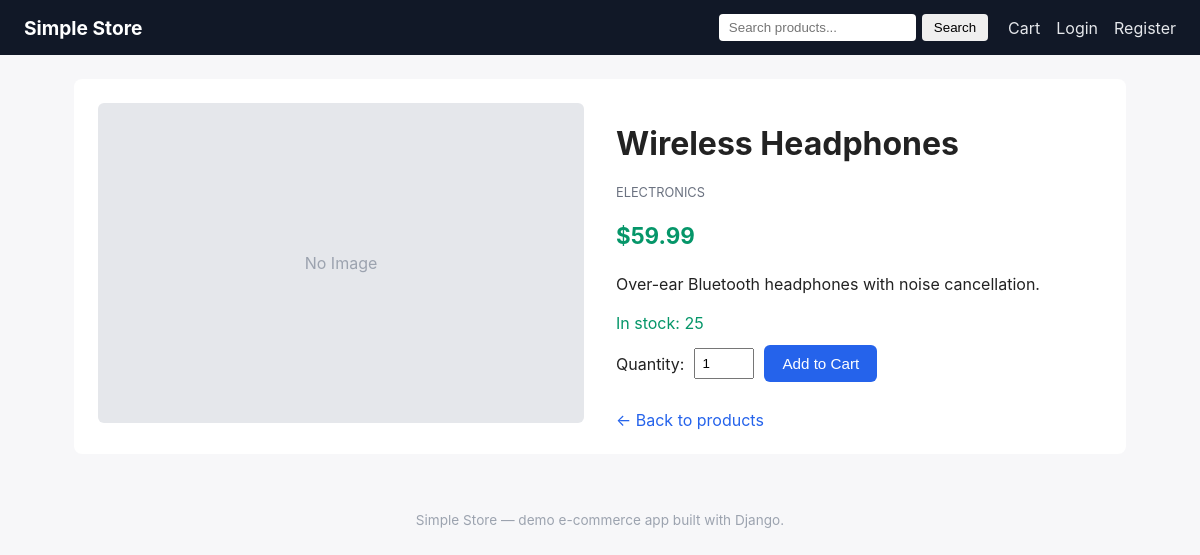
Page /product/wireless-headphones/ on the committed database.
### store/models.py (models this page shows, shortened)
class Product(models.Model):
    category = models.ForeignKey(
        Category, related_name='products', on_delete=models.SET_NULL, null=True, blank=True
    )
    name = models.CharField(max_length=200)
    slug = models.SlugField(max_length=220, unique=True)
    description = models.TextField(blank=True)
    price = models.DecimalField(max_digits=10, decimal_places=2)
    stock = models.PositiveIntegerField(default=0)
    image_url = models.URLField(blank=True, help_text='Optional: link to a product image')
    is_active = models.BooleanField(default=True)
    created_at = models.DateTimeField(auto_now_add=True)
    class Meta:
        ordering = ['-created_at']
    def in_stock(self):
        return self.stock > 0

class Category(models.Model):
    name = models.CharField(max_length=100, unique=True)
    slug = models.SlugField(max_length=120, unique=True)
    class Meta:
        verbose_name_plural = 'categories'
        ordering = ['name']

### store/views.py (the view)
# urls.py: path('product/<slug:slug>/', views.product_detail, name='product_detail'),
def product_detail(request, slug):
    product = get_object_or_404(Product, slug=slug, is_active=True)
    return render(request, 'store/product_detail.html', {'product': product})

### store/context_processors.py (called while the page is built)
def cart_item_count(request):
    from .views import get_cart
    try:
        cart = get_cart(request)
        count = cart.total_items
    except Exception:
        count = 0
    return {'cart_item_count': count}

### store/models.py (called while the page is built)
    @property
    def total_items(self):
        return sum(item.quantity for item in self.items.all())

### store/views.py (called while the page is built)
def get_cart(request):
    if request.user.is_authenticated:
        cart, _ = Cart.objects.get_or_create(user=request.user)
        return cart
    if not request.session.session_key:
        request.session.create()
    session_key = request.session.session_key
    cart, _ = Cart.objects.get_or_create(session_key=session_key, user=None)
    return cart

### store/templates/store/product_detail.html (shortened to what this page needs)
{% extends 'store/base.html' %}
{% block content %}
<div class="product-detail">
    <div class="product-detail-image">
        {% if product.image_url %}
            <img src="{{ product.image_url }}" alt="{{ product.name }}">
        {% else %}
            <div class="product-card-placeholder large">No Image</div>
        {% endif %}
    </div>
    <div class="product-detail-info">
        <h1>{{ product.name }}</h1>
        {% if product.category %}
            <p class="category-tag">{{ product.category.name }}</p>
        {% endif %}
        <p class="price large">${{ product.price }}</p>
        <p class="description">{{ product.description|default:"No description available." }}</p>
        {% if product.in_stock %}
            <p class="stock-info">In stock: {{ product.stock }}</p>
            <form action="{% url 'cart_add' product.id %}" method="post" class="add-to-cart-form">
                <label for="quantity">Quantity:</label>
                <input type="number" id="quantity" name="quantity" value="1" min="1" max="{{ product.stock }}">
                <button type="submit" class="btn btn-primary">Add to Cart</button>
            </form>
        {% else %}
            <p class="out-of-stock">Out of stock</p>
        {% endif %}
        <a href="{% url 'product_list' %}" class="back-link">&larr; Back to products</a>
    </div>
</div>
{% endblock %}

### store/static/store/css/style.css (style rules this page uses)
* { box-sizing: border-box; }
body { font-family: -apple-system, BlinkMacSystemFont, 'Segoe UI', Roboto, sans-serif; margin: 0; background: #f7f7f9; color: #222; }
a { text-decoration: none; color: #2563eb; }
.product-card-placeholder { width: 100%; height: 140px; background: #e5e7eb; border-radius: 6px; display: flex; align-items: center; justify-content: center; color: #9ca3af; }
.product-card-placeholder.large { height: 320px; }
.price { color: #059669; font-weight: 700; }
.price.large { font-size: 1.4rem; }
.product-detail { display: flex; gap: 32px; background: #fff; padding: 24px; border-radius: 8px; }
.product-detail-image { flex: 1; }
.product-detail-info { flex: 1; }
.category-tag { color: #6b7280; text-transform: uppercase; font-size: 0.8rem; }
.description { line-height: 1.6; margin: 16px 0; }
.stock-info { color: #059669; margin-bottom: 12px; }
.add-to-cart-form { display: flex; align-items: center; gap: 10px; margin-bottom: 16px; }
.add-to-cart-form input { width: 60px; padding: 6px; }
.back-link { display: inline-block; margin-top: 12px; }
.btn { display: inline-block; padding: 10px 18px; border-radius: 6px; border: none; cursor: pointer; font-size: 0.95rem; text-align: center; }
.btn-primary { background: #2563eb; color: #fff; }

### rows in the picture
Product: name "Wireless Headphones", category.name "ELECTRONICS", price "59.99", description "Over-ear Bluetooth headphones with noise cancellation.", stock "25"
